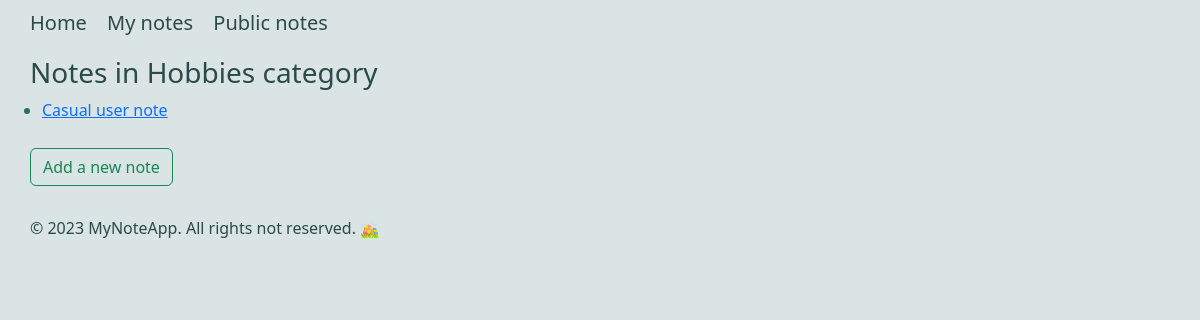
The app's page /category_3/, older data.
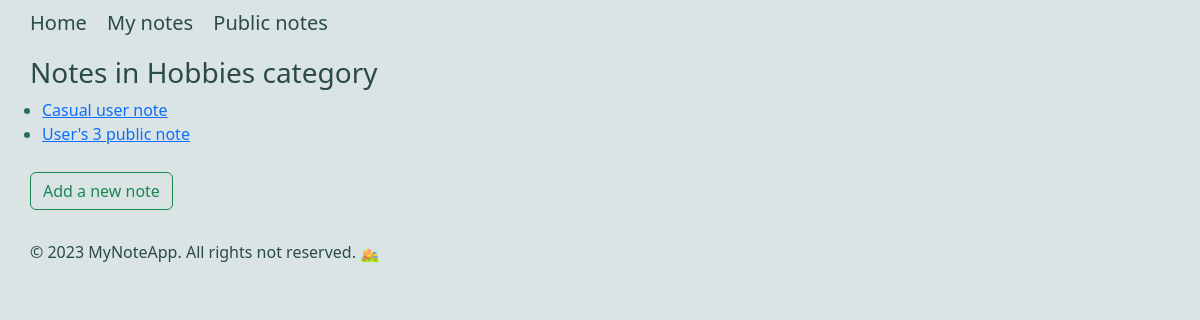
The same page, newer data.
### notes/models.py (models this page shows, shortened)
class Note(models.Model):
    title = models.CharField(max_length=200)
    text = models.TextField()
    created_date = models.DateTimeField(auto_now_add=True)
    upd_date = models.DateTimeField(auto_now=True)
    reminder = models.DateTimeField(null=True, blank=True)
    author = models.ForeignKey(User, on_delete=models.CASCADE)
    category = models.ForeignKey(Category, on_delete=models.CASCADE, related_name='notes', null=True, blank=True)
    public = models.BooleanField(default=False)

### notes/views.py (the view)
# urls.py: path('category_<int:category_id>/', views.category_detail, name='category_detail'),
def category_detail(request, category_id):
    category = get_object_or_404(Category, pk=category_id)
    if request.user.is_authenticated:
        notes = Note.objects.filter(Q(category=category) & (Q(author=request.user) | Q(public=True)))
    else:
        notes = Note.objects.filter(Q(category=category) & Q(public=True))
    return render(request, 'notes/category_detail.html', {'category': category, 'notes': notes})

### notes/templates/notes/category_detail.html (shortened to what this page needs)
{% extends 'base.html' %}
{% block content %}
    <h3>Notes in {{ category.title }} category </h3>
    {% if notes %}
    <ul>
    {% for note in notes %}
        <li><a href="{% url 'notes:note_detail' note.id %}">{{ note.title }}</a></li>
    {% endfor %}
    </ul>
    {% else %}
        <p>There are no notes in this category.</p>
    {% endif %}
    <a href="{% url 'notes:new_note' %}">
        <button type="button" class="btn btn-outline-success btn-with-margin">Add a new note</button>
    </a>
{% endblock %}

Row changes from the older to the newer data that the page shows:
added Note: title "User's 3 public note"
